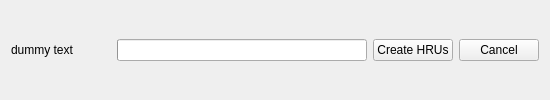
    <widget class="QWidget" name="widget_4" native="true">
     <property name="sizePolicy">
      <sizepolicy hsizetype="Expanding" vsizetype="Preferred">
       <horstretch>0</horstretch>
       <verstretch>0</verstretch>
      </sizepolicy>
     </property>
     <layout class="QGridLayout" name="gridLayout_12">
      <item row="0" column="1" colspan="2">
       <widget class="QProgressBar" name="progressBar">
        <property name="minimumSize">
         <size>
          <width>250</width>
          <height>0</height>
         </size>
        </property>
        <property name="value">
         <number>0</number>
        </property>
        <property name="textVisible">
         <bool>false</bool>
        </property>
       </widget>
      </item>
      <item row="0" column="3">
       <widget class="QPushButton" name="createButton">
        <property name="toolTip">
         <string>Create HRUs, and exit from this form if successful.</string>
        </property>
        <property name="text">
         <string>Create HRUs</string>
        </property>
        <property name="autoDefault">
         <bool>false</bool>
        </property>
       </widget>
      </item>
      <item row="0" column="4">
       <widget class="QPushButton" name="cancelButton">
        <property name="toolTip">
         <string>Close this form without saving HRU data.</string>
        </property>
        <property name="text">
         <string>Cancel</string>
        </property>
        <property name="autoDefault">
         <bool>false</bool>
        </property>
       </widget>
      </item>
      <item row="0" column="0">
       <widget class="QLabel" name="progressLabel">
        <property name="minimumSize">
         <size>
          <width>100</width>
          <height>0</height>
         </size>
        </property>
        <property name="text">
         <string>dummy text        </string>
        </property>
       </widget>
      </item>
     </layout>
    </widget>
